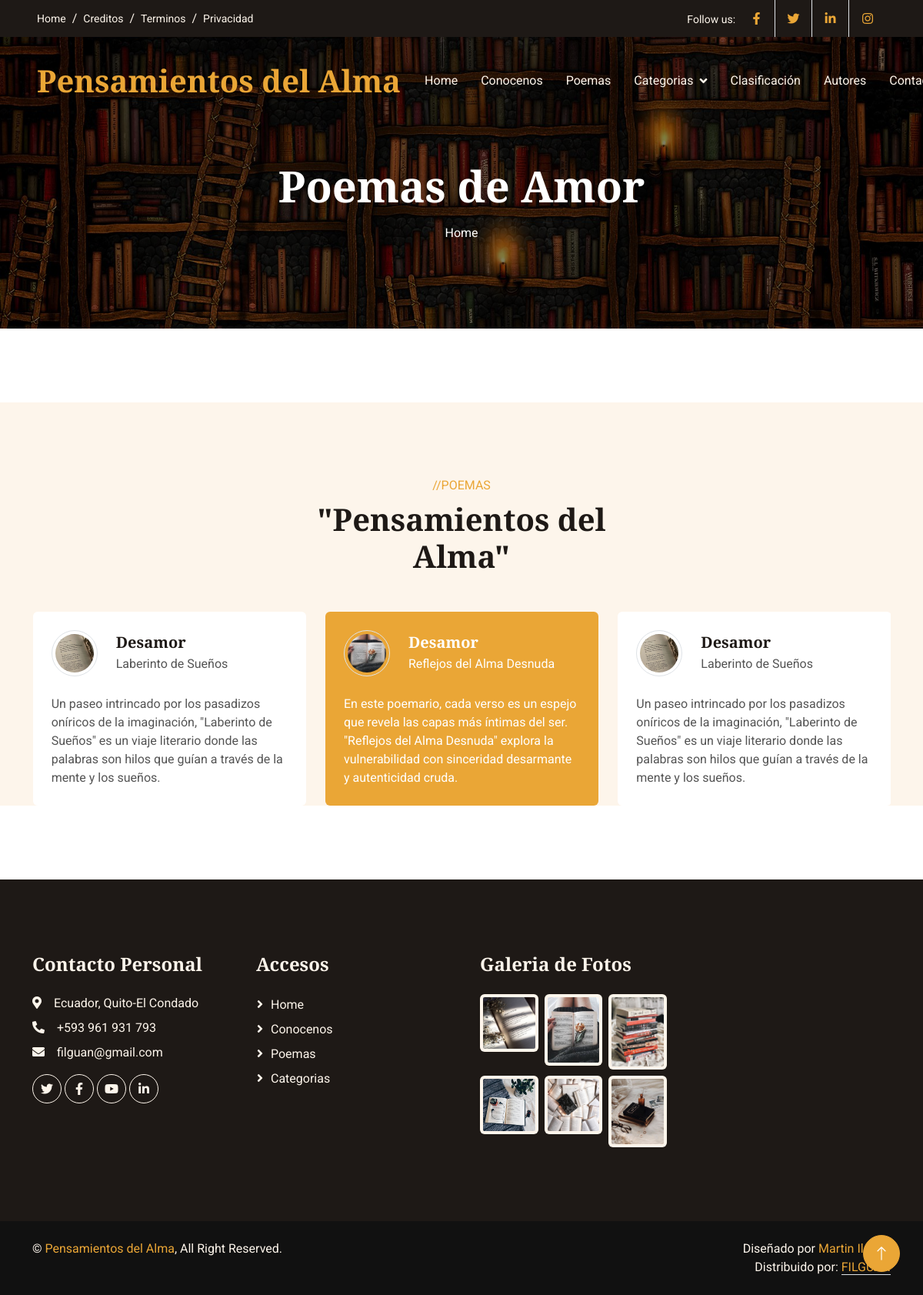
Screenshot of /desamores/ with the database file from the repository.
### desamores/models.py (models this page shows, shortened)
class Desamores(models.Model):
    title=models.CharField(max_length=100, verbose_name="Título")
    subtitle=models.CharField(max_length=100, verbose_name="SubTítulo")
    content=models.TextField(verbose_name="Descipción")
    image=models.ImageField(upload_to="desamor", verbose_name="Imagen")
    created=models.DateTimeField(auto_now_add=True, verbose_name="Fecha de Creación")
    updated=models.DateTimeField(auto_now=True, verbose_name="Fecha de Edición")
    class Meta:
        verbose_name="Poema de Desamor"
        verbose_name_plural="Poemas de Desamor"
        ordering=['-created']

### desamores/views.py (the view)
# urls.py: path('', views.desamor, name="desamor"),
def desamor(request):
    desamores = Desamores.objects.all()
    return render(request,"desamores/desamor.html", {'desamores':desamores})

### desamores/templates/desamores/desamor.html (shortened to what this page needs)
{% extends "core/base.html" %}
{% load static %}
{% block TitleHeader %}
<h1 class="display-4 text-white animated slideInDown mb-3">Poemas de Amor</h1>
{% endblock  %}
{% block content %}
<div class="container-xxl bg-light my-6 py-6 pb-0">
    <div class="container">
        <div class="text-center mx-auto mb-5 wow fadeInUp" data-wow-delay="0.1s" style="max-width: 500px;">
            <p class="text-primary text-uppercase mb-2">//POEMAS</p>
            <h1 class="display-6 mb-4">"Pensamientos del Alma"</h1>
        </div>
    <div class="owl-carousel testimonial-carousel wow fadeInUp" data-wow-delay="0.1s">
            {% for desamores in desamores %}
            <div class="testimonial-item bg-white rounded p-4">
                <div class="d-flex align-items-center mb-4">
                    <img class="flex-shrink-0 rounded-circle border p-1" src="{{desamores.image.url}}" alt="">
                    <div class="ms-4">
                        <h5 class="mb-1">{{desamores.title}}</h5>
                        <span>{{desamores.subtitle}}</span>
                    </div>
                </div>
                <p class="mb-0">{{desamores.content}}</p>
            </div>
            {% endfor %}
        </div>
    </div>
</div>
{% endblock  %}

### core/static/core/css/style.css (style rules this page uses)
:root { --primary: #EAA636; --secondary: #545454; --light: #FDF5EB; --dark: #1E1916; }
h4, h5, h6, .h4, .h5, .h6 { font-weight: 600 !important; }
.py-6 { padding-top: 6rem; padding-bottom: 6rem; }
.my-6 { margin-top: 6rem; margin-bottom: 6rem; }
.testimonial-carousel .owl-item .testimonial-item img { width: 60px; height: 60px; }
.testimonial-carousel .owl-item .testimonial-item, .testimonial-carousel .owl-item .testimonial-item * { transition: .5s; }
.testimonial-carousel .owl-item.center .testimonial-item { background: var(--primary) !important; }
.testimonial-carousel .owl-item.center .testimonial-item * { color: #FFFFFF !important; }

### rows the page displays
Desamores: image (picture), title "Desamor", subtitle "Reflejos del Alma Desnuda", content "En este poemario, cada verso es un espejo que revela las capas más íntimas del ser. \"Reflejos del Alma Desnuda\" explora la vulnerabilidad con sinceridad desarmante y autenticidad cruda."
Desamores: image (picture), title "Desamor", subtitle "Laberinto de Sueños", content "Un paseo intrincado por los pasadizos oníricos de la imaginación, \"Laberinto de Sueños\" es un viaje literario donde las palabras son hilos que guían a través de la mente y los sueños."
